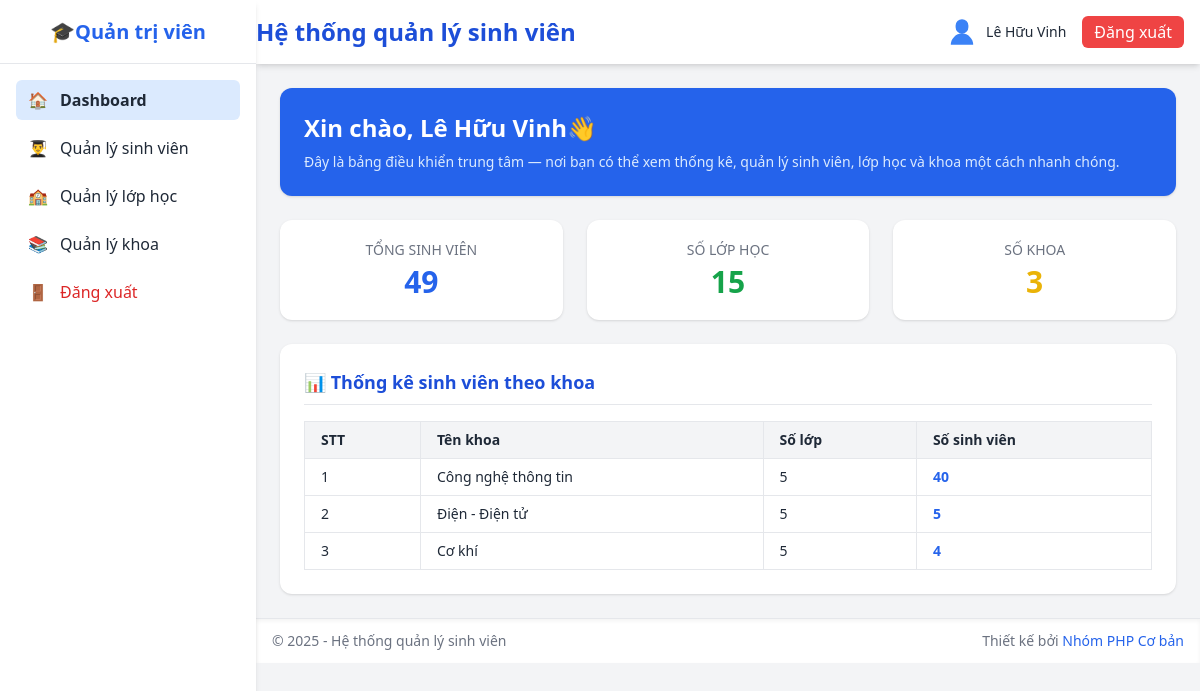
Page /admin (signed in) on the committed database.
### tables this page shows
CREATE TABLE `khoa` (
  `makhoa` varchar(20) NOT NULL,
  `tenkhoa` varchar(100) NOT NULL,
  `mota` text DEFAULT NULL
);

### database/pdo.php (called while the page is built, shortened)
<?php
class DB
{
    private static $pdo = null;
    private static function connect_pdo(): \PDO
    {
        $host = DB_HOST;
        $user = DB_USERNAME;
        $pass = DB_PASSWORD;
        $db   = DB_NAME;
        $charset = DB_CHARSET;
        $dsn = "mysql:host={$host};dbname={$db};charset={$charset}";
        try {
            $options = [
                \PDO::ATTR_ERRMODE => \PDO::ERRMODE_EXCEPTION,
                \PDO::ATTR_DEFAULT_FETCH_MODE => \PDO::FETCH_ASSOC,
                \PDO::ATTR_EMULATE_PREPARES => false,
            ];
            return new \PDO($dsn, $user, $pass, $options);
        } catch (\PDOException $e) {
            die('Kết nối PDO thất bại: ' . $e->getMessage());
        }
    }
    private static function init()
    {
        if (self::$pdo === null) {
            self::$pdo = self::connect_pdo();
        }
    }
    public static function getPdo()
    {
        return self::$pdo;
    }
    public static function select(string $sql, array $params = []): array
    {
        $stmt = self::getPdo()->prepare($sql);
        $stmt->execute($params);
        return $stmt->fetchAll();
    }
    public static function selectOne(string $sql, array $params = []): ?array
    {
        $stmt = self::getPdo()->prepare($sql);
        $stmt->execute($params);
        $row = $stmt->fetch();
        return $row === false ? null : $row;
    }
}

### admin/index.php (the view, shortened to what this page needs)
<?php
include('../includes/sidebar.php');
include('../includes/header.php');
?>
<section class="bg-blue-600 text-white rounded-xl p-6 shadow">
  <h2 class="text-2xl font-semibold">Xin chào, <?php if (isset($_SESSION['fullname'])) {
                                                  echo htmlspecialchars($_SESSION['fullname']);
                                                } else {
                                                  echo 'Khách';
                                                } ?>👋</h2>
  <p class="mt-2 text-blue-100 text-sm">
    Đây là bảng điều khiển trung tâm — nơi bạn có thể xem thống kê, quản lý sinh viên, lớp học và khoa một cách nhanh chóng.
  </p>
</section>
<?php
$stats = [
    'total_students' => DB::selectOne('SELECT COUNT(*) as count FROM sinh_vien')['count'] ?? 0,
    'total_classes' => DB::selectOne('SELECT COUNT(*) as count FROM lop')['count'] ?? 0,
    'total_faculties' => DB::selectOne('SELECT COUNT(*) as count FROM khoa')['count'] ?? 0
];
?>
<section class="grid grid-cols-1 sm:grid-cols-3 gap-6">
  <div class="bg-white p-5 rounded-xl shadow text-center hover:shadow-md transition">
    <h3 class="text-gray-500 text-sm uppercase">Tổng sinh viên</h3>
    <p class="text-3xl font-bold text-blue-600 mt-1"><?php echo number_format($stats['total_students']); ?></p>
  </div>
  <div class="bg-white p-5 rounded-xl shadow text-center hover:shadow-md transition">
    <h3 class="text-gray-500 text-sm uppercase">Số lớp học</h3>
    <p class="text-3xl font-bold text-green-600 mt-1"><?php echo number_format($stats['total_classes']); ?></p>
  </div>
  <div class="bg-white p-5 rounded-xl shadow text-center hover:shadow-md transition">
    <h3 class="text-gray-500 text-sm uppercase">Số khoa</h3>
    <p class="text-3xl font-bold text-yellow-500 mt-1"><?php echo number_format($stats['total_faculties']); ?></p>
  </div>
</section>
<?php
$faculty_stats = DB::select("
    SELECT
        k.makhoa,
        k.tenkhoa,
        COUNT(DISTINCT l.malop) as total_classes,
        COUNT(sv.mssv) as total_students
    FROM khoa k
    LEFT JOIN lop l ON l.makhoa = k.makhoa
    LEFT JOIN sinh_vien sv ON sv.malop = l.malop
    GROUP BY k.makhoa, k.tenkhoa
    ORDER BY total_students DESC
");
?>
<section class="bg-white rounded-xl shadow p-6">
  <h3 class="text-lg font-semibold text-blue-700 border-b pb-2 mb-4">📊 Thống kê sinh viên theo khoa</h3>
  <div class="overflow-x-auto">
    <table class="min-w-full border border-gray-200 text-sm text-left">
      <thead class="bg-gray-100">
        <tr>
          <th class="px-4 py-2 border">STT</th>
          <th class="px-4 py-2 border">Tên khoa</th>
          <th class="px-4 py-2 border">Số lớp</th>
          <th class="px-4 py-2 border">Số sinh viên</th>
        </tr>
      </thead>
      <tbody>
        <?php foreach ($faculty_stats as $index => $stat): ?>
        <tr class="hover:bg-blue-50 transition">
          <td class="px-4 py-2 border"><?php echo $index + 1; ?></td>
          <td class="px-4 py-2 border"><?php echo htmlspecialchars($stat['tenkhoa']); ?></td>
          <td class="px-4 py-2 border"><?php echo number_format($stat['total_classes']); ?></td>
          <td class="px-4 py-2 border font-semibold text-blue-600"><?php echo number_format($stat['total_students']); ?></td>
        </tr>
        <?php endforeach; ?>
      </tbody>
    </table>
  </div>
</section>
<?php include('../includes/footer.php'); ?>

### rows in the picture
khoa: tenkhoa "Công nghệ thông tin", total_classes "5", total_students "40"
khoa: tenkhoa "Điện - Điện tử", total_classes "5", total_students "5"
khoa: tenkhoa "Cơ khí", total_classes "5", total_students "4"

### other values in the picture
$page_title "Hệ thống quản lý sinh viên"
$_SESSION['fullname'] "Lê Hữu Vinh"
$stats['total_students'] "49"
$stats['total_classes'] "15"
$stats['total_faculties'] "3"
